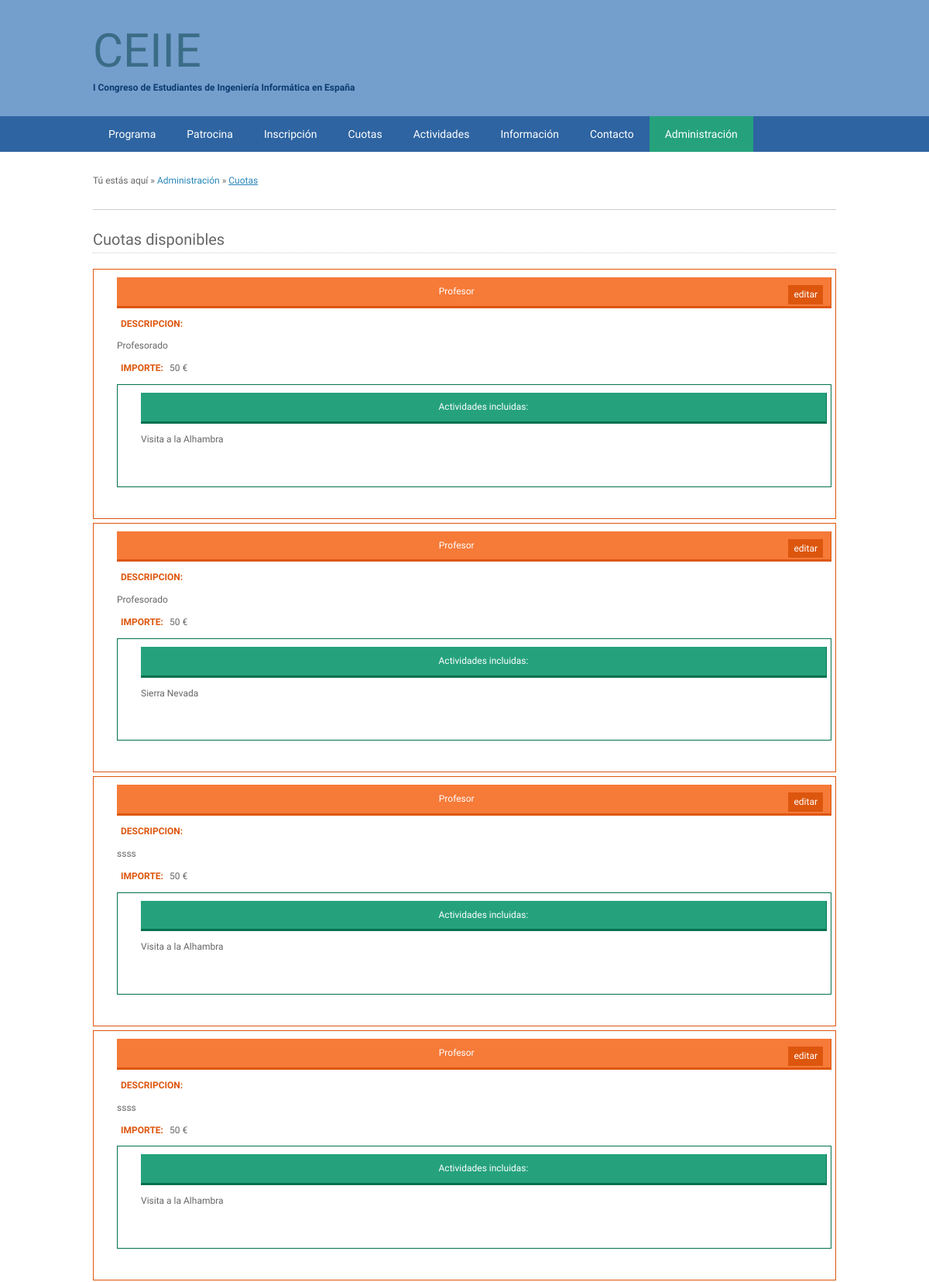
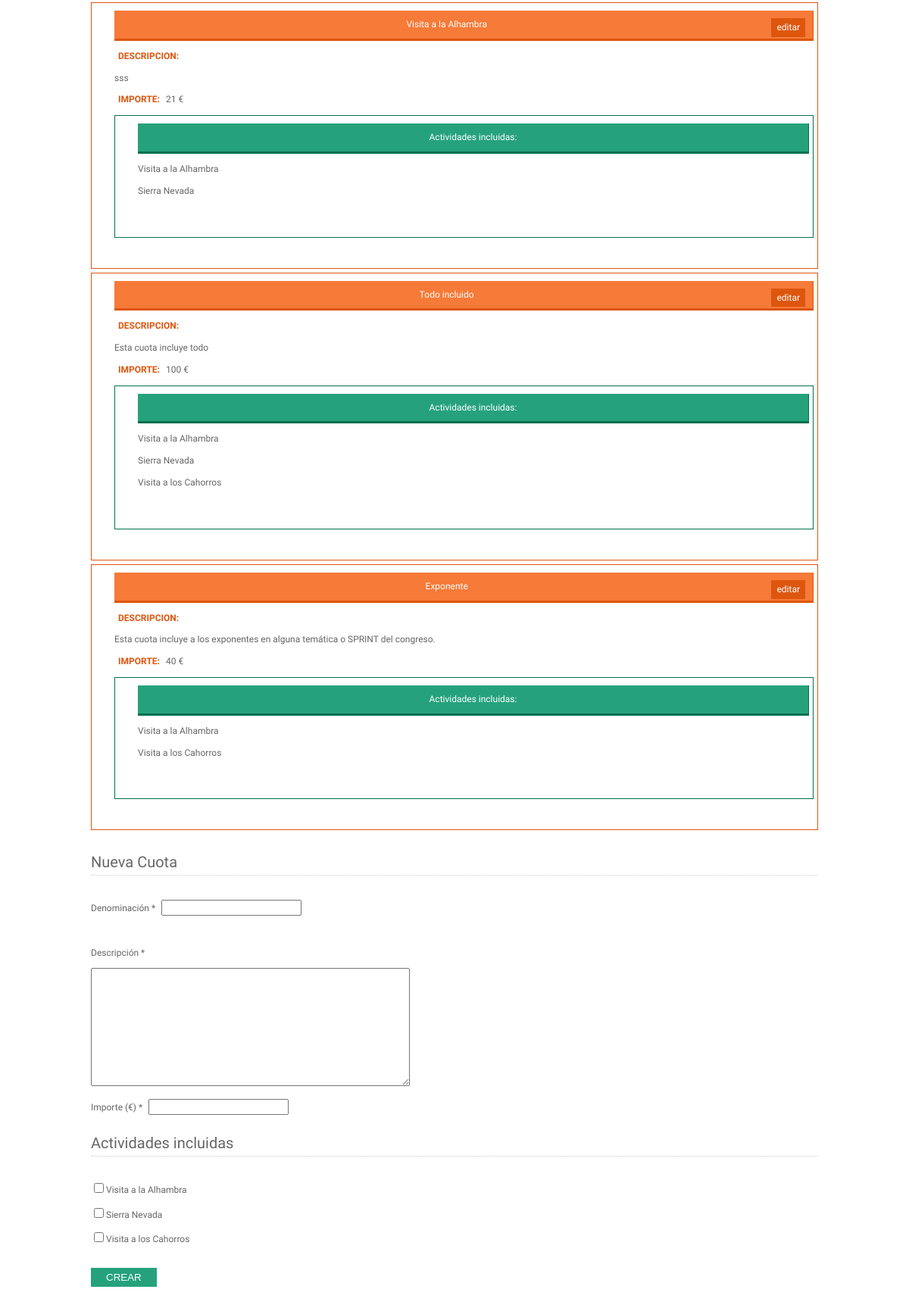
Page /index.php?page=cuotas (signed in, upper part) on the committed database (2 pictures, top to bottom).
### tables this page shows
CREATE TABLE IF NOT EXISTS `cuota` (
`idCuota` int(11) NOT NULL,
  `denominacion` varchar(200) NOT NULL,
  `descripcion` text NOT NULL,
  `importe` int(11) NOT NULL
);

CREATE TABLE IF NOT EXISTS `actividad` (
`idActividad` int(11) NOT NULL,
  `denominacion` varchar(200) NOT NULL,
  `descripcion` text NOT NULL,
  `fecha` date NOT NULL,
  `hora` time NOT NULL,
  `importe` int(11) NOT NULL,
  `foto` varchar(250) NOT NULL
);

### php/database/ORM.php (called while the page is built, shortened)
<?php
class ORM {
    private $conexion;
    function ORM() {
        $this->conexion = mysql_connect(DB_HOST, DB_USER, DB_PASS)
                or exit('No se pudo conectar con el servidor MySQL');
        $this->abreBD = mysql_select_db(DB_NAME, $this->conexion);
    }
    function query($query) {
        return mysql_query($query, $this->conexion);
    }
}

### php/model/containers/Contenedor.php (called while the page is built, shortened)
<?php
include_once 'php/database/ORM.php';;
class Contenedor {
    public function __construct() {
        $this->orm = new ORM();
    }
}

### php/model/containers/ContenedorCuota.php (called while the page is built, shortened)
<?php
include_once 'php/model/containers/Contenedor.php';
include_once 'php/model/Cuota.php';
include_once 'php/model/Actividad.php';
include_once 'php/model/containers/ContenedorActividad.php';
class ContenedorCuota extends Contenedor {
    function getAll() {
        $cuotas = array();
        $resultRow = $this->orm->query("SELECT * FROM cuota");
        while ($r = mysql_fetch_array($resultRow)) {
            $lActividades = $this->getIdActividadesAsociadas($r[0]);
            $cuotas[] = new Cuota($r[0], $r[1], $r[2], $r[3], $lActividades);
        }
        return $cuotas;
    }
    function getActividadesCuota($idActividades) {
        $cActividad = new ContenedorActividad();
        return $cActividad->getListaActividadesId($idActividades);
    }
    function getIdActividadesAsociadas($idCuota) {
        $idsActividades = Array();
        $query = "SELECT idActividad FROM actividadcuota WHERE idCuota='" . $idCuota . "'";
        $result = $this->orm->query($query);
        if ($result) {
            while ($r = mysql_fetch_array($result)) {
                $idsActividades[] = $r[0];
            }
        }
        return $idsActividades;
    }
}

### php/model/Cuota.php (called while the page is built, shortened)
<?php
class Cuota {
    public $idCuota;
    public $denominacion;
    public $descripcion;
    public $importe;
    public $actividadesIncluidas = Array();
    function __construct() {
        $params = func_get_args();
        $num_params = func_num_args();
        $funcion_constructor = '__construct' . $num_params;
    }
    function __construct5($id, $denominacion, $descripcion, $importe, $actividades) {
        $this->idCuota = $id;
        $this->denominacion = $denominacion;
        $this->descripcion = $descripcion;
        $this->importe = $importe;
        $this->actividadesIncluidas = $actividades;
    }
    function getId() {
        return $this->idCuota;
    }
    function getDenominacion() {
        return $this->denominacion;
    }
    function getDescripcion() {
        return $this->descripcion;
    }
    function getImporte() {
        return $this->importe;
    }
    function getActividades() {
        return $this->actividadesIncluidas;
    }
}

### php/model/containers/ContenedorActividad.php (called while the page is built, shortened)
<?php
include_once 'php/model/Actividad.php';
class ContenedorActividad extends Contenedor {
    function getById($id) {
        $query = "SELECT * FROM actividad WHERE idActividad='" . $id . "'";
        $result = $this->orm->query($query);
        if ($result) {
            $actividad = new Actividad(mysql_fetch_array($result));
        }
        return $actividad;
    }
    function getAll() {
        $actividades = array();
        $query = "SELECT * FROM actividad";
        $resultRow = $this->orm->query($query);
        while ($r = mysql_fetch_array($resultRow)) {
            $actividades[] = new Actividad($r);
        }
        return $actividades;
    }
    function getListaActividadesId($listaId) {
        $lActividades = Array();
        foreach ($listaId as $id) {
            $lActividades[] = $this->getById($id);
        }
        return $lActividades;
    }
}

### php/model/Actividad.php (called while the page is built, shortened)
<?php
class Actividad {
    public $idActividad;
    public $denominacion;
    function __construct() {
        $params = func_get_args();
        $num_params = func_num_args();
        $funcion_constructor = '__construct' . $num_params;
    }
    function __construct7($id, $denominacion, $descripcion, $fecha, $hora, $importe, $foto) {
        $this->idActividad = $id;
        $this->denominacion = $denominacion;
    }
    function getId() {
        return $this->idActividad;
    }
    function getDenominacion() {
        return $this->denominacion;
    }
}

### pages/cuotas.php (the view, shortened to what this page needs)
<?php
include_once 'php/model/containers/ContenedorCuota.php';
include_once 'php/model/containers/ContenedorActividad.php';
$cCuota = new ContenedorCuota();
$cActividad = new ContenedorActividad();
?>
<div class="wrapper col3">
    <div id="breadcrumb">
        <ul>
            <li class="first">Tú estás aquí</li>
            <li>&#187;</li>
            <li><a href="#">Administración</a>
            </li>
            <li>&#187;</li>
            <li class="current"><a href="#">Cuotas</a>
            </li>
        </ul>
    </div>
</div>
<div class="wrapper col5">
    <div id="container">
        <h2>Cuotas disponibles</h2>
        <div id="cuotas" class="lista-cuotas">
            <?php
            $lCuotas = $cCuota->getAll();
            foreach ($lCuotas as $c) {
                ?>
                <div id="cuota-<?php $c->getId() ?>" class="cuota elemento-listado">
                    <p class="titulo-elemento-listado"><?php echo $c->getDenominacion();
            if (isset($_SESSION['rol']) AND $_SESSION['rol'] == ROL_ADMIN) { ?> <a class="btn-editar" href="index.php?page=editar-cuota&idCuota=<?php echo $c->getId() ?>">editar</a><?php } ?></p>
                        <p><strong>Descripcion: </strong></p><p><?php echo $c->getDescripcion() ?></p>
                        <p><strong>Importe: </strong><?php echo $c->getImporte() ?> €</p>
                        <div class="cuota elemento-listado">
                            <p class="titulo-elemento-listado">Actividades incluidas:</p>
                            <?php
                            $lActividades = $cCuota->getActividadesCuota($c->getActividades());
                            foreach ($lActividades as $a) {
                                ?>
                                <p><?php echo $a->getDenominacion() ?></p>
        <?php } ?>
                        </div>
                    </div>
                    <?php
                }
                ?>
            </div>
            <br><br>
            <?php if (isset($_SESSION['rol']) AND $_SESSION['rol'] == ROL_ADMIN) {?>
            <h2>Nueva Cuota</h2>
            <form action="index.php?page=cuotas" method="POST">
                <fieldset>
                    <p>
                        <label for="denominacion">Denominación * </label>
                        <input type="text" name="denominacion" placeholder="" required/>
                    </p>
                    <br>
                    <p><label for="descripcion">Descripción * </label></p>
                    <p><textarea rows="10" cols="50" id="descripcion" name="descripcion" required></textarea></p>
                    <p>
                        <label for="importe">Importe (€) * </label>
                        <input type="number" name="importe" required/>
                    </p>
                    <br/>
                    <h2>Actividades incluidas </h2>
                    <fieldset id="actividades">
                        <?php
                        $lActividades = $cActividad->getAll();
                        foreach ($lActividades as $a) {
                            ?>
                            <p><input type="checkbox" name="actividades[]" value="<?php echo $a->getId() ?>"/><?php echo $a->getDenominacion() ?></p>
    <?php } ?>
                    </fieldset>
                    <br/>
                <input type="submit" class="btn-default" name="crear" value="Crear">
            </fieldset>
        </form>
            <?php }?>
    </div>
</div>

### layout/styles/layout.css (style rules this page uses)
html { overflow-y: scroll; }
body { margin: 0; padding: 0; font-size: 12px; font-family: 'Raleway', sans-serif; color: #FFFFFF; background-color: #2E64A1; }
a { outline: none; text-decoration: none; }
div.wrapper { display: block; width: 100%; margin: 0; text-align: left; }
div.wrapper h1, div.wrapper h2, div.wrapper h3, div.wrapper h4, div.wrapper h5, div.wrapper h6 { margin: 0 0 20px 0; padding: 0 0 8px 0; font-size: 20px; font-weight: normal; }
.col3, .col4, .col5 { color: #666666; background-color: #FFFFFF; }
#header, #topbar, #intro, #services, #breadcrumb, #container, #footer, #copyright { display: block; position: relative; width: 960px; margin: 0 auto; }
#breadcrumb { padding: 30px 0; border-bottom: 1px solid #CCCCCC; }
#breadcrumb a { color: #2684B7; background-color: #FFFFFF; }
#breadcrumb ul { margin: 0; padding: 0; list-style: none; }
#breadcrumb ul li { display: inline; }
#breadcrumb ul li.current a { text-decoration: underline; }
#container { padding: 30px 0; line-height: 1.4em; }
#container a { color: #2684B7; background-color: #FFFFFF; }
#container h1, #container h2, #container h3, #container h4, #container h5, #container h6 { padding-bottom: 8px; border-bottom: 1px dotted #CCCCCC; }
#topnav li a.color-admin, #topnav #nav-admin a, btn-verde, .btn-default { background-color: #25A27C; }
.elemento-listado { padding:10px 5px 40px 30px; border: 1px solid #DD560E; margin-top:5px; }
.elemento-listado strong { color: #DD560E; text-transform: uppercase; padding-left:5px; margin-right:5px; }
.elemento-listado .titulo-elemento-listado { background-color:#F67A38; color:white; text-align:center; padding: 10px; margin: 0px ; border-bottom: 3px solid #DD560E; border-right: 1px solid #DD560E; }
.elemento-listado .elemento-listado { padding:10px 5px 40px 30px; border: 1px solid #02714F; margin-top:5px; }
.elemento-listado .elemento-listado .titulo-elemento-listado { background-color:#25A27C; color:white; text-align:center; padding: 10px; margin: 0px ; border-bottom: 3px solid #02714F; border-right: 1px solid #02714F; }
#container .elemento-listado .titulo-elemento-listado a { padding: 4px 7px 4px 7px; margin: 0px; color: #FFFFFF; background-color: #DD560E; float:right; }

### layout/styles/forms.css (style rules this page uses)
form, fieldset, legend { margin: 0; padding: 0; border: none; }
form label { margin-right: 5px; }
.btn-default { margin: 0; margin-right: 5px; padding: 5px 20px 5px 20px; text-transform: uppercase; color: #FFFFFF; background-color: #25A27C; border-color: None; border:none; }

### rows in the picture
cuota: denominacion "Profesor", descripcion "Profesorado", importe "50"
actividad: denominacion "Visita a la Alhambra"
cuota: denominacion "Profesor", descripcion "Profesorado", importe "50"
actividad: denominacion "Sierra Nevada"
cuota: denominacion "Profesor", descripcion "ssss", importe "50"
cuota: denominacion "Profesor", descripcion "ssss", importe "50"
cuota: denominacion "Visita a la Alhambra", descripcion "sss", importe "21"
cuota: denominacion "Todo incluido", descripcion "Esta cuota incluye todo", importe "100"
actividad: denominacion "Visita a los Cahorros"
cuota: denominacion "Exponente", descripcion "Esta cuota incluye a los exponentes en alguna temática o SPRINT del congreso.", importe "40"
